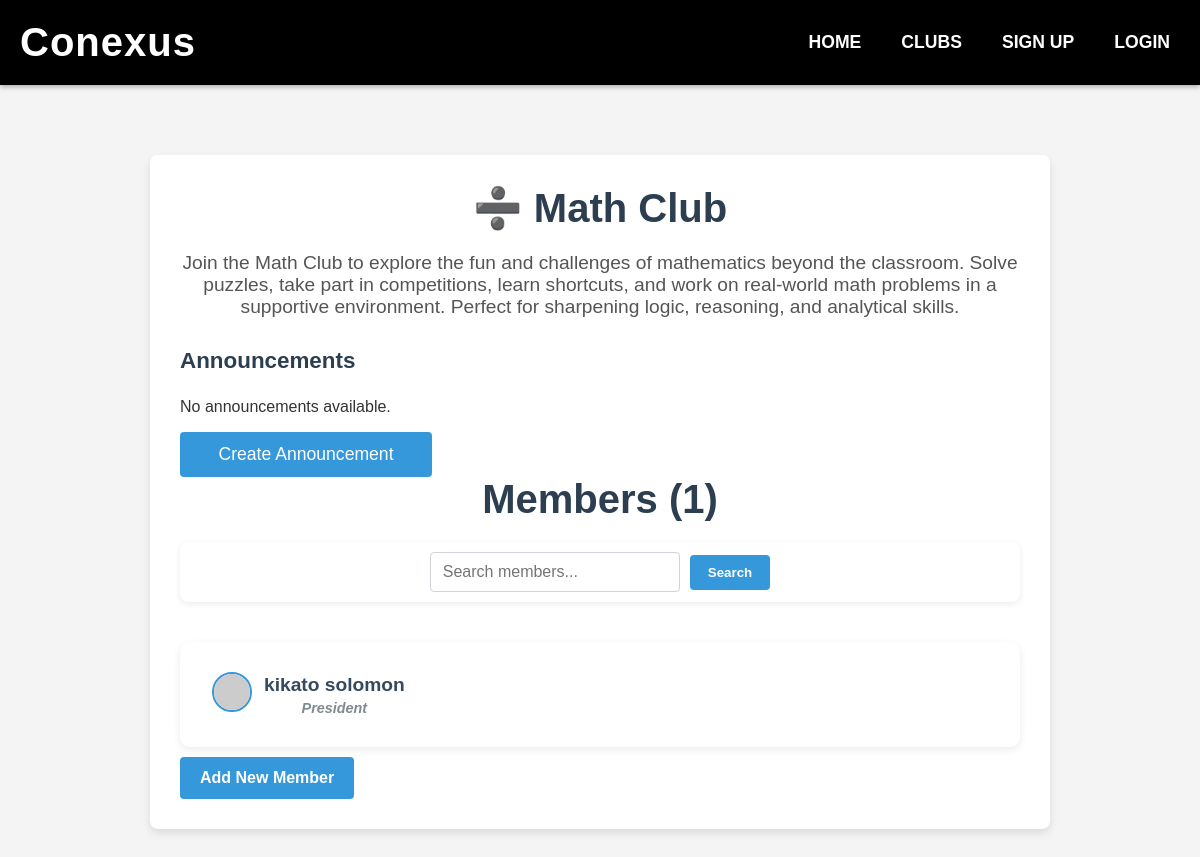
The app's page /clubs/3/ with its own data.
### clubs/models.py (models this page shows, shortened)
class Club(models.Model):
    name = models.CharField(max_length=255)
    description = models.TextField(blank=True)
    is_approved = models.BooleanField(default=False)

class Member(models.Model):
    club = models.ForeignKey(
        'Club',
        on_delete=models.CASCADE,
        null=False,
        blank=False
    )
    first_name = models.CharField(max_length=100)
    last_name = models.CharField(max_length=100)
    email = models.EmailField(unique=True)
    phone_number = models.CharField(max_length=20)
    role = models.CharField(max_length=100)
    joined_date = models.DateField(auto_now_add=True)
    student_class = models.CharField(max_length=50)

### clubs/views.py (the view)
# urls.py: path('clubs/<int:pk>/', views.club_detail, name='club_detail'),
def club_detail(request, pk):
    club = get_object_or_404(Club, pk=pk, is_approved=True)
    announcements = club.announcements.all()  # Fetch all announcements for this club
    query = request.GET.get('q', '').strip()
    members = club.member_set.all()
    if query:
        terms = query.split()
        search_q = Q()
        for term in terms:
            search_q |= Q(first_name__icontains=term) | Q(last_name__icontains=term)
        members = members.filter(search_q)
    context = {
        'club': club,
        'members': members,
        'query': query,
        'announcements': announcements,
    }
    return render(request, 'club_detail.html', context)

### clubs/templates/club_detail.html
{% extends "base.html" %}
{% block content %}
  <div id="club-details-container">
    <h1 id="club-name">{{ club.name }}</h1>
    <p id="club-description">{{ club.description }}</p>
<h2 class="announcements-title">Announcements</h2>
{% if announcements %}
  <ul class="announcements-list">
    {% for announcement in announcements %}
      <li class="announcement-item">
        {% if user.is_authenticated %}
          <a href="{% url 'edit_announcement' announcement.id %}" class="announcement-title-link">
            <h3 class="announcement-title">{{ announcement.title }}</h3>
          </a>
        {% else %}
          <h3 class="announcement-title">{{ announcement.title }}</h3>
        {% endif %}
        <p class="announcement-body">{{ announcement.body }}</p>
      </li>
    {% endfor %}
  </ul>
{% else %}
  <p class="no-announcements">No announcements available.</p>
{% endif %}
<a href="{% url 'create_announcement' pk=club.pk %}" class="create-announcement-link">Create Announcement</a>
    <h2 id="members-heading">Members ({{ members.count }})</h2>
  <div id="member-search-container">
  <form method="get" id="member-search-form">
    <input type="text" name="q" placeholder="Search members..." value="{{ query|default:'' }}">
    <button type="submit">Search</button>
  </form>
</div>
    {% if members %}
      <ul id="members-list" class="member-cards-grid">
        {% for member in members %}
          <li class="member-card">
            <a href="{% url 'member_detail' member.id %}" class="member-link">
              <div class="member-avatar">
                <img src="https://ui-avatars.com/api/?name={{ member.first_name }}+{{ member.last_name }}&background=3498db&color=fff&rounded=true&size=64" alt="{{ member.first_name }} {{ member.last_name }}">
              </div>
              <div class="member-info">
                <h3 class="member-name">{{ member.first_name }} {{ member.last_name }}</h3>
                <p class="member-role">{{ member.role }}</p>
              </div>
            </a>
          </li>
        {% endfor %}
      </ul>
    {% else %}
      <p id="no-members">No members yet.</p>
    {% endif %}
    <a href="{% url 'signup' %}" class="button" id="add-member-btn">Add New Member</a>
  </div>
{% endblock %}

### clubs/static/css/styles.css (style rules this page uses)
* { margin: 0; padding: 0; box-sizing: border-box; }
body { font-family: 'Arial', sans-serif; background-color: #f4f4f4; color: #333; }
.button, #signup-button, #add-member-btn, #create-club-link, #create-club-button { display: inline-block; padding: 12px 20px; background-color: #3498db; color: white; font-weight: bold; border-radius: 4px; text-decoration: none; text-align: center; cursor: pointer; transition: background-color 0.3s ease, transform 0.3s ease; }
form { width: 100%; }
.member-card { padding: 20px; }
#clubs-container, #club-details-container { background: white; padding: 30px; margin: 30px auto; border-radius: 8px; box-shadow: 0 4px 8px rgba(0, 0, 0, 0.1); max-width: 900px; }
#clubs-title, #club-name, #members-heading { text-align: center; margin-bottom: 20px; font-size: 2.5em; color: #2c3e50; }
#club-description { text-align: center; color: #555; font-size: 1.2em; margin-bottom: 30px; }
#members-list, #clubs-list { list-style: none; padding: 0; margin: 0; }
#members-list li, #clubs-list li { margin: 10px 0; font-size: 1.2em; text-align: center; }
#clubs-list li a, #members-list li a { color: #3498db; font-weight: bold; text-decoration: none; }
.member-cards-grid { display: grid; grid-template-columns: repeat(auto-fit, minmax(160px, 1fr)); gap: 15px; padding: 0; list-style: none; }
.member-card { background: white; border-radius: 10px; box-shadow: 0 3px 8px rgba(0,0,0,0.08); transition: transform 0.25s ease, box-shadow 0.25s ease; overflow: hidden; }
.member-link { color: #2c3e50; text-decoration: none; position: relative; transition: color 0.3s ease, transform 0.3s ease; display: flex; font-weight: 600; padding: 10px 12px; }
.member-link::after { content: ''; position: absolute; left: 0; bottom: -4px; width: 100%; height: 3px; background: #e67e22; transform: scaleX(0); transform-origin: right; transition: transform 0.3s ease; border-radius: 2px; }
.member-avatar img { width: 40px; height: 40px; border-radius: 50%; border: 2px solid #3498db; object-fit: cover; margin-right: 12px; flex-shrink: 0; }
.member-info { display: flex; flex-direction: column; justify-content: center; }
.member-name { font-size: 1em; font-weight: 700; margin-bottom: 4px; color: #34495e; }
.member-role { font-size: 0.75em; color: #7f8c8d; font-style: italic; white-space: nowrap; overflow: hidden; text-overflow: ellipsis; max-width: 100%; }
#member-search-container { text-align: center; margin-bottom: 30px; }
#member-search-form { display: inline-flex; gap: 10px; justify-content: center; align-items: center; background-color: white; padding: 10px 15px; border-radius: 8px; box-shadow: 0 2px 6px rgba(0,0,0,0.08); }
#member-search-form input[type="text"] { padding: 10px 12px; font-size: 1rem; border: 1px solid #ced4da; border-radius: 4px; width: 250px; transition: border-color 0.3s ease, box-shadow 0.3s ease; }
#member-search-form button { padding: 10px 18px; background-color: #3498db; color: white; font-weight: bold; border: none; border-radius: 4px; cursor: pointer; transition: background-color 0.3s ease, transform 0.3s ease; }
.announcements-title { font-size: 1.4em; font-weight: bold; color: #2c3e50; margin-bottom: 1.5rem; }
.create-announcement-link { display: inline-block; margin-top: 1rem; padding: 12px 20px; background-color: #3498db; color: white; text-decoration: none; border-radius: 4px; font-size: 1.1rem; text-align: center; transition: background-color 0.3s ease, transform 0.3s ease; display: block; width: 30%; }
h1 { color: #2c3e50; font-size: 2.5rem; margin-bottom: 20px; }
.button { padding: 12px 20px; border-radius: 8px; font-weight: bold; cursor: pointer; text-align: center; text-decoration: none; transition: background-color 0.3s ease, transform 0.3s ease; }

### records on screen
Club: name "➗ Math Club", description "Join the Math Club to explore the fun and challenges of mathematics beyond the classroom. Solve puzzles, take part in competitions, learn shortcuts, and work on real-world math problems in a supportive environment. Perfect for sharpening logic, reasoning, and analytical skills.", count "1"
Member: first_name "kikato", last_name "solomon", role "President"
